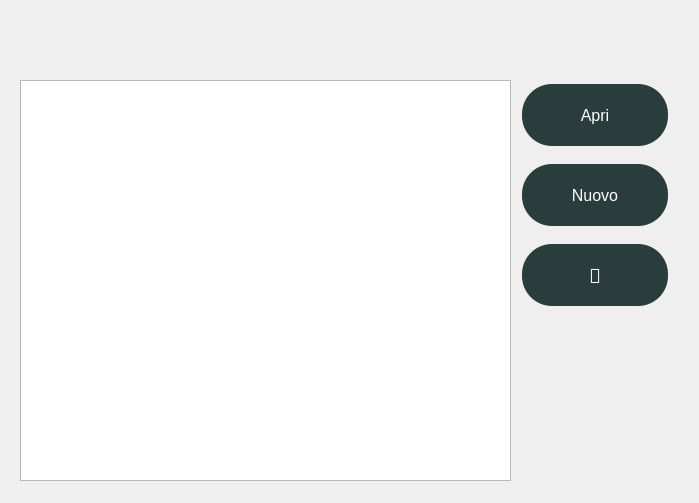
<?xml version="1.0" encoding="UTF-8"?>
<ui version="4.0">
 <class>ListaDipendenti</class>
 <widget class="QWidget" name="ListaDipendenti">
  <property name="geometry">
   <rect>
    <x>0</x>
    <y>0</y>
    <width>699</width>
    <height>503</height>
   </rect>
  </property>
  <property name="windowTitle">
   <string>Form</string>
  </property>
  <property name="styleSheet">
   <string notr="true"/>
  </property>
  <widget class="QLabel" name="label">
   <property name="geometry">
    <rect>
     <x>0</x>
     <y>0</y>
     <width>700</width>
     <height>500</height>
    </rect>
   </property>
   <property name="text">
    <string/>
   </property>
   <property name="pixmap">
    <pixmap resource="images2.qrc">:/newPrefix/textureDipendente.jpg</pixmap>
   </property>
   <property name="scaledContents">
    <bool>true</bool>
   </property>
  </widget>
  <widget class="QListWidget" name="listWidget">
   <property name="geometry">
    <rect>
     <x>20</x>
     <y>80</y>
     <width>491</width>
     <height>401</height>
    </rect>
   </property>
  </widget>
  <widget class="QPushButton" name="Button_ApriDipendente">
   <property name="geometry">
    <rect>
     <x>520</x>
     <y>80</y>
     <width>150</width>
     <height>70</height>
    </rect>
   </property>
   <property name="styleSheet">
    <string notr="true">QPushButton#Button_ApriDipendente{
  background-color:#293d3d;
  border-radius: 30px;
  color: white;
  padding: 16px 32px;
  text-align: center;
  text-decoration: none;
  display: inline-block;
  font-size: 16px;
  margin: 4px 2px;
  transition-duration: 0.4s;
  cursor: pointer;
}
QPushButton#Button_ApriDipendente:pressed{
 background-color: white; 
  color: black; 
  border: 3px solid #4CAF50;
}
QPushButton#Button_ApriDipendente:hover {background-color: 	 #d1e0e0;}
</string>
   </property>
   <property name="text">
    <string>Apri</string>
   </property>
  </widget>
  <widget class="QPushButton" name="Button_NuovoDipendente">
   <property name="geometry">
    <rect>
     <x>520</x>
     <y>160</y>
     <width>150</width>
     <height>70</height>
    </rect>
   </property>
   <property name="styleSheet">
    <string notr="true">QPushButton#Button_NuovoDipendente{
  background-color:#293d3d;
  border-radius: 30px;
  color: white;
  padding: 16px 32px;
  text-align: center;
  text-decoration: none;
  display: inline-block;
  font-size: 16px;
  margin: 4px 2px;
  transition-duration: 0.4s;
  cursor: pointer;
}
QPushButton#Button_NuovoDipendente:pressed{
 background-color: white; 
  color: black; 
  border: 3px solid #4CAF50;
}
QPushButton#Button_NuovoDipendente:hover {background-color: 	 #d1e0e0;}</string>
   </property>
   <property name="text">
    <string>Nuovo</string>
   </property>
  </widget>
  <widget class="QPushButton" name="Button_Home">
   <property name="geometry">
    <rect>
     <x>520</x>
     <y>240</y>
     <width>150</width>
     <height>70</height>
    </rect>
   </property>
   <property name="font">
    <font>
     <family>HoloLens MDL2 Assets</family>
     <pointsize>-1</pointsize>
     <underline>false</underline>
     <strikeout>false</strikeout>
    </font>
   </property>
   <property name="styleSheet">
    <string notr="true">QPushButton#Button_Home{
  background-color:#293d3d;
  border-radius: 30px;
  color: white;
  padding: 16px 32px;
  text-align: center;
  text-decoration: none;
  display: inline-block;
  font-size: 20px;
  margin: 4px 2px;
  transition-duration: 0.4s;
  cursor: pointer;
}
QPushButton#Button_Home:pressed{
 background-color: white; 
  color: black; 
  border: 3px solid #4CAF50;
}
QPushButton#Button_Home:hover {background-color: 	 #d1e0e0;}
</string>
   </property>
   <property name="text">
    <string></string>
   </property>
  </widget>
 </widget>
 <resources>
  <include location="images2.qrc"/>
 </resources>
 <connections/>
</ui>
